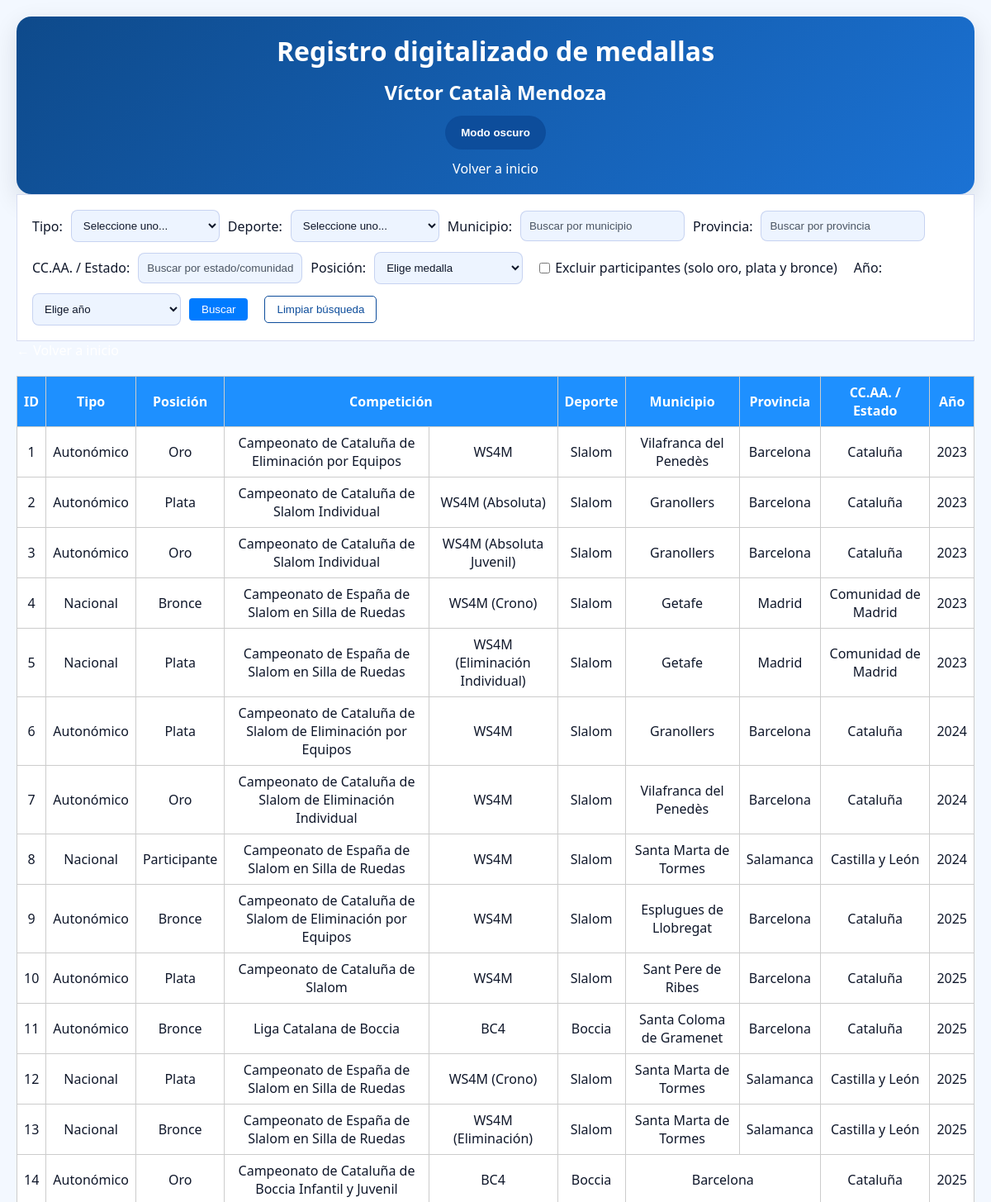
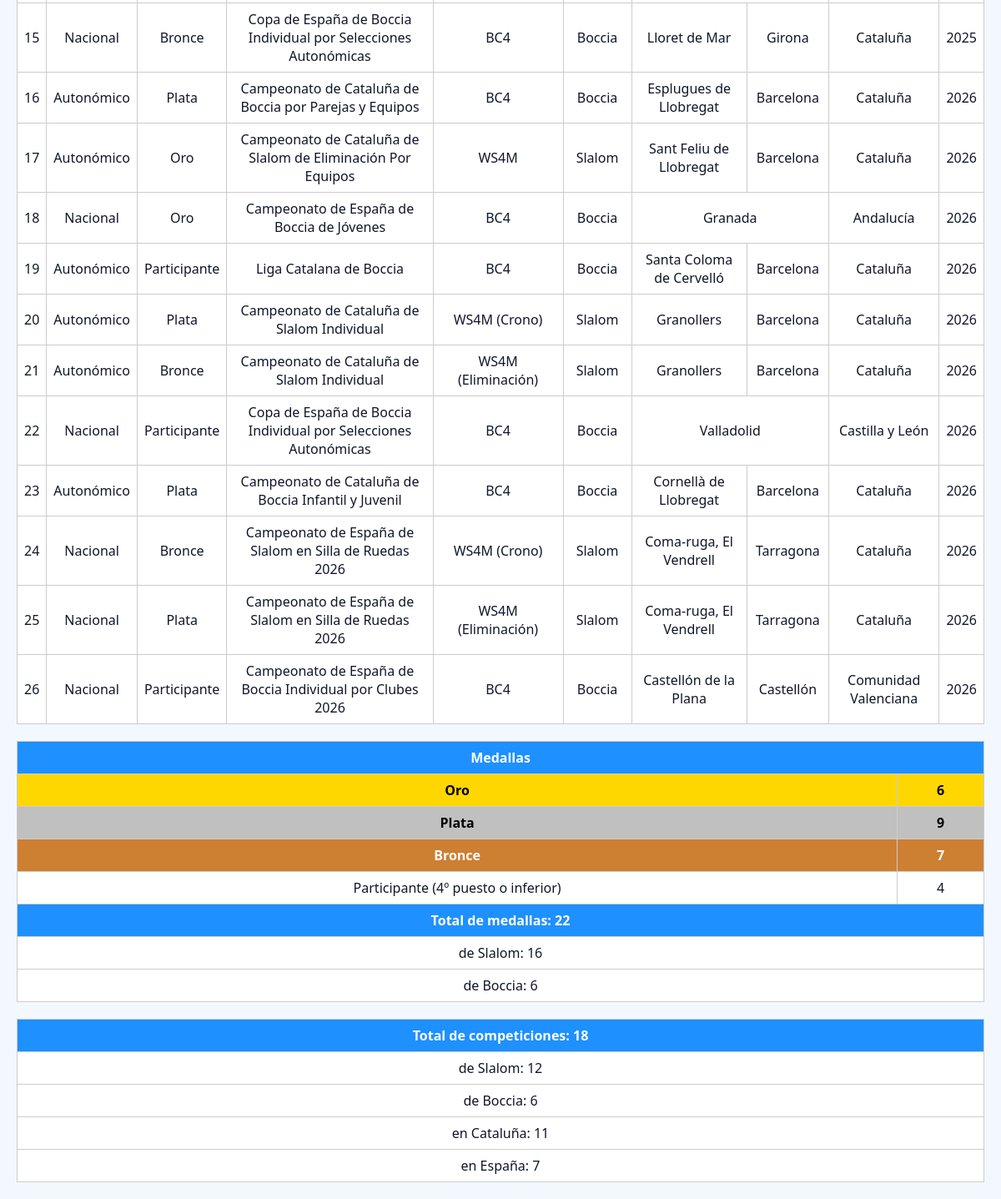
Page /medallero.php on the committed database (2 pictures, top to bottom).
### tables this page shows
CREATE TABLE medallas (
    id INT AUTO_INCREMENT PRIMARY KEY,
    tipo ENUM('Autonómico', 'Nacional', 'Internacional'),
    competicion VARCHAR(255),
    deporte VARCHAR(100),
    posicion ENUM('Oro', 'Plata', 'Bronce', 'Participante'),
    division VARCHAR(100) NULL,
    lugar VARCHAR(100),
    provincia VARCHAR(100),
    comunidad VARCHAR(100),
    pais VARCHAR(100),
    year YEAR
);

### funciones.php (called while the page is built, shortened)
<?php
function iconoMedalla($posicion)
{
    switch ($posicion) {
        default:
            return ucfirst($posicion);
    }
}
?>

### medallero.php (the view, shortened to what this page needs)
<?php include 'conexion.php';
include 'funciones.php'; ?>
<!DOCTYPE html>
<html>
<head>
    <link rel="stylesheet" href="css/index.css">
</head>
<body>
    <header>
        <h1>Registro digitalizado de medallas</h1>
        <h2>Víctor Català Mendoza</h2>
        <button id="theme-toggle" type="button">Modo oscuro</button>
        <a href="index.php">Volver a inicio</a>
    </header>
    <form method="GET">
        Tipo:
        <select name="tipo">
            <option value="">Seleccione uno...</option>
        </select>
        Deporte:
        <select name="deporte">
            <option value="">Seleccione uno...</option>
        </select>
        Municipio:
        <input type="text" name="lugar" id="municipio" placeholder="Buscar por municipio">
        Provincia:
        <input type="text" name="provincia" id="provincia" placeholder="Buscar por provincia">
        CC.AA. / Estado:
        <input type="text" name="comunidad" id="comunidad" placeholder="Buscar por estado/comunidad autónoma">
        Posición:
        <select name="posicion">
            <option value="">Elige medalla</option>
        </select>
        <label class="checkbox-label">
            <input type="checkbox" name="excluir_participante" value="1" <?php echo !empty($_GET['excluir_participante']) ? 'checked' : ''; ?>> Excluir participantes (solo oro, plata y bronce)
        </label>
        Año:
        <select name="year">
            <option value="">Elige año</option>
        </select>
        <input type="submit" value="Buscar">
        <button type="button" id="limpiar-filtros">Limpiar búsqueda</button>
    </form>
    <a href="index.php">&larr; Volver a inicio</a>
    <?php
    $where = " WHERE 1=1";
    $whereCompeticionesSlalom = " WHERE 1=1";
    $whereCompeticionesBoccia = " WHERE deporte = 'Boccia'";
    $sql = "SELECT * FROM medallas" . $where;
    $sqlResumenSlalom = "SELECT
        SUM(CASE WHEN LOWER(posicion) = 'oro' THEN 1 ELSE 0 END) AS oro,
        SUM(CASE WHEN LOWER(posicion) = 'plata' THEN 1 ELSE 0 END) AS plata,
        SUM(CASE WHEN LOWER(posicion) = 'bronce' THEN 1 ELSE 0 END) AS bronce
    FROM medallas" . $where . " AND LOWER(deporte) LIKE '%slalom%' AND LOWER(posicion) IN ('oro', 'plata', 'bronce')";
    $sqlResumenBoccia = "SELECT
        SUM(CASE WHEN LOWER(posicion) = 'oro' THEN 1 ELSE 0 END) AS oro,
        SUM(CASE WHEN LOWER(posicion) = 'plata' THEN 1 ELSE 0 END) AS plata,
        SUM(CASE WHEN LOWER(posicion) = 'bronce' THEN 1 ELSE 0 END) AS bronce
    FROM medallas" . $where . " AND LOWER(deporte) LIKE '%boccia%' AND LOWER(posicion) IN ('oro', 'plata', 'bronce')";
    $sqlResumen = "SELECT
        SUM(posicion = 'oro') AS oro,
        SUM(posicion = 'plata') AS plata,
        SUM(posicion = 'bronce') AS bronce,
        SUM(posicion IN ('participante')) AS total_participantes,
        SUM(posicion IN ('oro', 'plata', 'bronce')) AS total_medallas,
        (SELECT COUNT(DISTINCT competicion, year) FROM competiciones_slalom" . $whereCompeticionesSlalom . " AND posicion IN ('oro', 'plata', 'bronce', 'participante')) AS total_competiciones_slalom,
        (SELECT COUNT(DISTINCT competicion) FROM medallas" . $whereCompeticionesBoccia . " AND posicion IN ('oro', 'plata', 'bronce', 'participante')) AS total_competiciones_boccia,
        (SELECT COUNT(DISTINCT competicion, year) FROM competiciones_slalom" . $whereCompeticionesSlalom . " AND tipo = 'autonomico' AND posicion IN ('oro', 'plata', 'bronce', 'participante')) AS total_catalunya_slalom,
        (SELECT COUNT(DISTINCT competicion) FROM medallas" . $whereCompeticionesBoccia . " AND tipo = 'autonomico' AND posicion IN ('oro', 'plata', 'bronce', 'participante')) AS total_catalunya_boccia,
        (SELECT COUNT(DISTINCT competicion, year) FROM competiciones_slalom" . $whereCompeticionesSlalom . " AND tipo = 'nacional' AND posicion IN ('oro', 'plata', 'bronce', 'participante')) AS total_espanna_slalom,
        (SELECT COUNT(DISTINCT competicion) FROM medallas" . $whereCompeticionesBoccia . " AND tipo = 'nacional' AND posicion IN ('oro', 'plata', 'bronce', 'participante')) AS total_espanna_boccia,
        COUNT(*) AS total_registros
    FROM medallas" . $where . " AND posicion IN ('oro', 'plata', 'bronce', 'participante')";
    $resultado = $conexion->query($sql);
    if ($resultado->num_rows > 0): ?>
        <table>
            <tr>
                <th>ID</th>
                <th>Tipo</th>
                <th>Posición</th>
                <th colspan="2">Competición</th>
                <th>Deporte</th>
                <th>Municipio</th>
                <th>Provincia</th>
                <th>CC.AA. / Estado</th>
                <th>Año</th>
            </tr>
            <?php while ($fila = $resultado->fetch_assoc()): ?>
                <tr>
                    <td><?php echo $fila['id']; ?></td>
                    <td><?php echo $fila['tipo']; ?></td>
                    <td class="<?php echo $fila['posicion']; ?>">
                        <?php echo iconoMedalla($fila['posicion']); ?>
                    </td>
                    <td><?php echo $fila['competicion']; ?></td>
                    <td><?php echo $fila['division']; ?></td>
                    <td><?php echo $fila['deporte']; ?></td>
                    <?php
                    if ($fila['lugar'] == $fila['provincia']) {
                        echo '<td colspan="2">' . $fila['lugar'] . '</td>';
                        echo '<td>' . $fila['comunidad'] . '</td>';
                    } elseif ($fila['provincia'] == $fila['comunidad']) {
                        echo '<td colspan="2">' . $fila['provincia'] . '</td>';
                    } else {
                        echo '<td>' . $fila['lugar'] . '</td>';
                        echo '<td>' . $fila['provincia'] . '</td>';
                        echo '<td>' . $fila['comunidad'] . '</td>';
                    }
                    ?>
                    <td><?php echo $fila['year']; ?></td>
                </tr>
            <?php endwhile; ?>
        </table>
    <?php else: ?>
        <p>No se han encontrado resultados</p>
    <?php endif; ?>
    <?php
    $resultado2 = $conexion->query($sqlResumen);
    $resumen = $resultado2 ? $resultado2->fetch_assoc() : null;
    $resultadoSlalom = $conexion->query($sqlResumenSlalom);
    $resumenSlalom = $resultadoSlalom ? $resultadoSlalom->fetch_assoc() : null;
    $resultadoBoccia = $conexion->query($sqlResumenBoccia);
    $resumenBoccia = $resultadoBoccia ? $resultadoBoccia->fetch_assoc() : null;
    if ($resumen):
        $total_competiciones_slalom = (int) $resumen['total_competiciones_slalom'];
        $total_competiciones_boccia = (int) $resumen['total_competiciones_boccia'];
        $total_competiciones_deportes = $total_competiciones_slalom + $total_competiciones_boccia;
        ?>
        <table>
            <tr>
                <th colspan="2">Medallas</th>
            </tr>
            <tr>
                <th class=oro>Oro</th>
                <td class=oro><?php echo (int) $resumen['oro']; ?></td>
            </tr>
            <tr>
                <th class=plata>Plata</th>
                <td class=plata><?php echo (int) $resumen['plata']; ?></td>
            </tr>
            <tr>
                <th class=bronce>Bronce</th>
                <td class=bronce><?php echo (int) $resumen['bronce']; ?></td>
            </tr>
            <tr>
                <td>Participante (4º puesto o inferior)</td>
                <td><?php echo (int) $resumen['total_participantes']; ?></td>
            </tr>
            <tr>
                <th colspan="2">Total de medallas: <?php echo (int) $resumen['total_medallas']; ?></th>
            </tr>
            <tr>
                <td colspan="2">
                    de Slalom: <?php echo (int) (($resumenSlalom['oro'] ?? 0) + ($resumenSlalom['plata'] ?? 0) + ($resumenSlalom['bronce'] ?? 0)); ?>
                </td>
            </tr>
            <tr>
                <td colspan="2">
                    de Boccia: <?php echo (int) (($resumenBoccia['oro'] ?? 0) + ($resumenBoccia['plata'] ?? 0) + ($resumenBoccia['bronce'] ?? 0)); ?>
                </td>
            </tr>
        </table>
        <table>
            <tr>
                <th>Total de competiciones: <?php echo $total_competiciones_deportes; ?></th>
            </tr>
            <tr>
                <td>de Slalom: <?php echo $total_competiciones_slalom; ?></td>
            </tr>
            <tr>
                <td>de Boccia: <?php echo $total_competiciones_boccia; ?></td>
            </tr>
            <tr>
                <td>en Cataluña: <?php echo ((int) $resumen['total_catalunya_slalom'] + (int) $resumen['total_catalunya_boccia']); ?></td>
            </tr>
            <tr>
                <td>en España: <?php echo ((int) $resumen['total_espanna_slalom'] + (int) $resumen['total_espanna_boccia']); ?></td>
            </tr>
        </table>
    <?php else: ?>
        <p>No se han encontrado resultados</p>
    <?php endif; ?>
</body>
</html>

### css/index.css (style rules this page uses)
:root { --bg: #f3f8ff; --surface: #ffffff; --surface-soft: #edf4ff; --text: #0f172a; --muted: #4b5563; --border: rgba(30, 64, 175, 0.18); --accent: #0d4d9b; --accent-soft: #d6e6ff; --header-bg: #0e4a8b; --header-text: #ffffff; --table-header: #1e63c2; --table-row: #eff5ff; --table-alt: #dbe9ff; --button-bg: #0d4d9b; --button-text: #ffffff; --button-border: rgba(13, 77, 155, 0.34); }
* { box-sizing: border-box; padding: 0; margin: 0; }
html, body { min-height: 100%; }
body { font-family: 'Segoe UI', Tahoma, Geneva, Verdana, sans-serif; background-color: var(--bg); color: var(--text); margin: 20px; }
a { color: #ffffff; text-decoration: none; }
header { display: flex; flex-direction: column; align-items: center; justify-content: center; gap: 12px; text-align: center; padding: 20px; border-radius: 18px; background: linear-gradient(135deg, var(--header-bg), #1b72d4); color: var(--header-text); box-shadow: 0 10px 30px rgba(15, 23, 42, 0.12); }
header > * { margin: 0; }
#theme-toggle { padding: 12px 18px; background-color: var(--button-bg); color: var(--button-text); border: 1px solid var(--button-border); border-radius: 999px; cursor: pointer; font-weight: 600; transition: transform 0.2s ease, background-color 0.25s ease; }
form { background: var(--surface); padding: 18px; border: 1px solid var(--border); display: flex; flex-direction: row; flex-wrap: wrap; gap: 10px; align-items: center; }
form label, form > * { display: inline-flex; align-items: center; }
.checkbox-label { gap: 6px; padding: 10px; }
input[type="text"], input[type="date"], select, textarea { padding: 10px; border: 1px solid var(--border); border-radius: 8px; background-color: var(--surface-soft); color: var(--text); min-width: 180px; }
input[type="text"]::placeholder, input[type="date"]::placeholder, textarea::placeholder { color: var(--muted); }
input[type="submit"] { padding: 6px 15px; background-color: #007BFF; color: white; border: none; border-radius: 4px; cursor: pointer; }
#limpiar-filtros { background-color: transparent; color: var(--accent); border: 1px solid var(--accent); padding: 8px 14px; border-radius: 5px; cursor: pointer; margin-left: 10px; transition: background-color 0.3s ease, color 0.3s ease; }
table { width: 100%; border-collapse: collapse; margin-top: 20px; background: var(--surface); }
th, td { border: 1px solid #ccc; padding: 8px; text-align: center; }
th { background-color: dodgerblue; color: white; text-align: center; }
td.oro, th.oro { background-color: gold; color: black; font-weight: bold; }
td.plata, th.plata { background-color: silver; color: black; font-weight: bold; }
td.bronce, th.bronce { background-color: #cd7f32; color: white; font-weight: bold; }

### rows in the picture
medallas: id "1", tipo "Autonómico", posicion "Oro", competicion "Campeonato de Cataluña de Eliminación por Equipos", division "WS4M", deporte "Slalom", lugar "Vilafranca del Penedès", provincia "Barcelona", comunidad "Cataluña", year "2023"
medallas: id "2", tipo "Autonómico", posicion "Plata", competicion "Campeonato de Cataluña de Slalom Individual", division "WS4M (Absoluta)", deporte "Slalom", lugar "Granollers", provincia "Barcelona", comunidad "Cataluña", year "2023"
medallas: id "3", tipo "Autonómico", posicion "Oro", competicion "Campeonato de Cataluña de Slalom Individual", division "WS4M (Absoluta Juvenil)", deporte "Slalom", lugar "Granollers", provincia "Barcelona", comunidad "Cataluña", year "2023"
medallas: id "4", tipo "Nacional", posicion "Bronce", competicion "Campeonato de España de Slalom en Silla de Ruedas", division "WS4M (Crono)", deporte "Slalom", lugar "Getafe", provincia "Madrid", comunidad "Comunidad de Madrid", year "2023"
medallas: id "5", tipo "Nacional", posicion "Plata", competicion "Campeonato de España de Slalom en Silla de Ruedas", division "WS4M (Eliminación Individual)", deporte "Slalom", lugar "Getafe", provincia "Madrid", comunidad "Comunidad de Madrid", year "2023"
medallas: id "6", tipo "Autonómico", posicion "Plata", competicion "Campeonato de Cataluña de Slalom de Eliminación por Equipos", division "WS4M", deporte "Slalom", lugar "Granollers", provincia "Barcelona", comunidad "Cataluña", year "2024"
medallas: id "7", tipo "Autonómico", posicion "Oro", competicion "Campeonato de Cataluña de Slalom de Eliminación Individual", division "WS4M", deporte "Slalom", lugar "Vilafranca del Penedès", provincia "Barcelona", comunidad "Cataluña", year "2024"
medallas: id "8", tipo "Nacional", posicion "Participante", competicion "Campeonato de España de Slalom en Silla de Ruedas", division "WS4M", deporte "Slalom", lugar "Santa Marta de Tormes", provincia "Salamanca", comunidad "Castilla y León", year "2024"
medallas: id "9", tipo "Autonómico", posicion "Bronce", competicion "Campeonato de Cataluña de Slalom de Eliminación por Equipos", division "WS4M", deporte "Slalom", lugar "Esplugues de Llobregat", provincia "Barcelona", comunidad "Cataluña", year "2025"
medallas: id "10", tipo "Autonómico", posicion "Plata", competicion "Campeonato de Cataluña de Slalom", division "WS4M", deporte "Slalom", lugar "Sant Pere de Ribes", provincia "Barcelona", comunidad "Cataluña", year "2025"
medallas: id "11", tipo "Autonómico", posicion "Bronce", competicion "Liga Catalana de Boccia", division "BC4", deporte "Boccia", lugar "Santa Coloma de Gramenet", provincia "Barcelona", comunidad "Cataluña", year "2025"
medallas: id "12", tipo "Nacional", posicion "Plata", competicion "Campeonato de España de Slalom en Silla de Ruedas", division "WS4M (Crono)", deporte "Slalom", lugar "Santa Marta de Tormes", provincia "Salamanca", comunidad "Castilla y León", year "2025"
medallas: id "13", tipo "Nacional", posicion "Bronce", competicion "Campeonato de España de Slalom en Silla de Ruedas", division "WS4M (Eliminación)", deporte "Slalom", lugar "Santa Marta de Tormes", provincia "Salamanca", comunidad "Castilla y León", year "2025"
medallas: id "14", tipo "Autonómico", posicion "Oro", competicion "Campeonato de Cataluña de Boccia Infantil y Juvenil", division "BC4", deporte "Boccia", lugar "Barcelona", comunidad "Cataluña", year "2025"
medallas: id "15", tipo "Nacional", posicion "Bronce", competicion "Copa de España de Boccia Individual por Selecciones Autonómicas", division "BC4", deporte "Boccia", lugar "Lloret de Mar", provincia "Girona", comunidad "Cataluña", year "2025"
medallas: id "16", tipo "Autonómico", posicion "Plata", competicion "Campeonato de Cataluña de Boccia por Parejas y Equipos", division "BC4", deporte "Boccia", lugar "Esplugues de Llobregat", provincia "Barcelona", comunidad "Cataluña", year "2026"
medallas: id "17", tipo "Autonómico", posicion "Oro", competicion "Campeonato de Cataluña de Slalom de Eliminación Por Equipos", division "WS4M", deporte "Slalom", lugar "Sant Feliu de Llobregat", provincia "Barcelona", comunidad "Cataluña", year "2026"
medallas: id "18", tipo "Nacional", posicion "Oro", competicion "Campeonato de España de Boccia de Jóvenes", division "BC4", deporte "Boccia", lugar "Granada", comunidad "Andalucía", year "2026"
medallas: id "19", tipo "Autonómico", posicion "Participante", competicion "Liga Catalana de Boccia", division "BC4", deporte "Boccia", lugar "Santa Coloma de Cervelló", provincia "Barcelona", comunidad "Cataluña", year "2026"
medallas: id "20", tipo "Autonómico", posicion "Plata", competicion "Campeonato de Cataluña de Slalom Individual", division "WS4M (Crono)", deporte "Slalom", lugar "Granollers", provincia "Barcelona", comunidad "Cataluña", year "2026"
medallas: id "21", tipo "Autonómico", posicion "Bronce", competicion "Campeonato de Cataluña de Slalom Individual", division "WS4M (Eliminación)", deporte "Slalom", lugar "Granollers", provincia "Barcelona", comunidad "Cataluña", year "2026"
medallas: id "22", tipo "Nacional", posicion "Participante", competicion "Copa de España de Boccia Individual por Selecciones Autonómicas", division "BC4", deporte "Boccia", lugar "Valladolid", comunidad "Castilla y León", year "2026"
medallas: id "23", tipo "Autonómico", posicion "Plata", competicion "Campeonato de Cataluña de Boccia Infantil y Juvenil", division "BC4", deporte "Boccia", lugar "Cornellà de Llobregat", provincia "Barcelona", comunidad "Cataluña", year "2026"
medallas: id "24", tipo "Nacional", posicion "Bronce", competicion "Campeonato de España de Slalom en Silla de Ruedas 2026", division "WS4M (Crono)", deporte "Slalom", lugar "Coma-ruga, El Vendrell", provincia "Tarragona", comunidad "Cataluña", year "2026"
medallas: id "25", tipo "Nacional", posicion "Plata", competicion "Campeonato de España de Slalom en Silla de Ruedas 2026", division "WS4M (Eliminación)", deporte "Slalom", lugar "Coma-ruga, El Vendrell", provincia "Tarragona", comunidad "Cataluña", year "2026"
medallas: id "26", tipo "Nacional", posicion "Participante", competicion "Campeonato de España de Boccia Individual por Clubes 2026", division "BC4", deporte "Boccia", lugar "Castellón de la Plana", provincia "Castellón", comunidad "Comunidad Valenciana", year "2026"

### other values in the picture
$resumen['oro'] "6"
$resumen['plata'] "9"
$resumen['bronce'] "7"
$resumen['total_participantes'] "4"
$resumen['total_medallas'] "22"
$total_competiciones_deportes "18"
$total_competiciones_slalom "12"
$total_competiciones_boccia "6"
